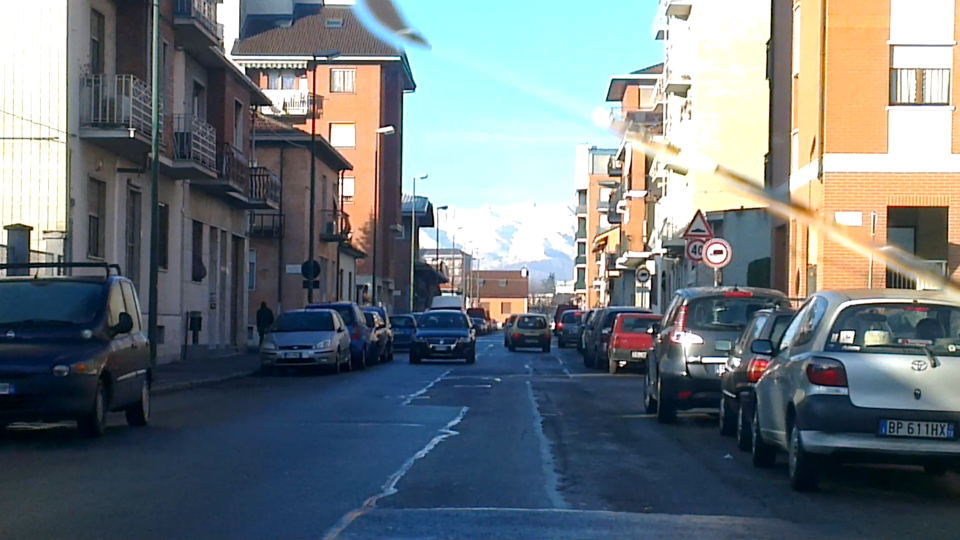
%> input picture frame1.jpg, 1920 x 1080 px (shown at 1/2 size)
$ octave parallel_motion_detection.m   (GNU Octave 9; MATLAB toolbox functions it lacks are replaced by stand-ins)
%> lines starting %> are read from the running program, lines starting %| are printed output that depends on the picture
close all;
clc
I1 = imread('frame1.jpg');
%> I1 is the input picture: size 1080x1920x3 uint8; mean R, G, B 110.5, 119.7, 124.4
I1_Gray = rgb2gray(I1);
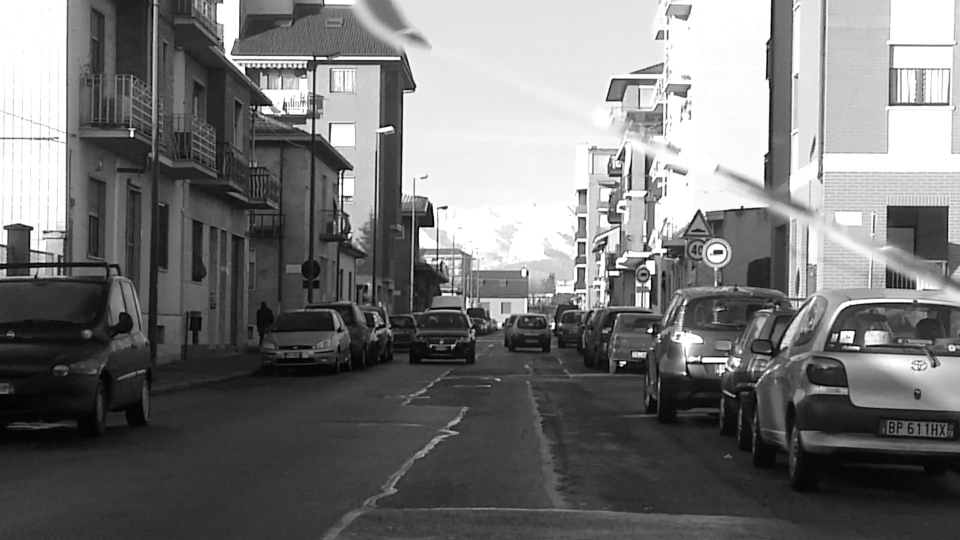
%> I1_Gray: size 1080x1920 uint8 (shown at 1/2 size); min 0, max 255, mean 117.5
[F1 C1] = size(I1_Gray);
%> F1 = 1080; C1 = 1920
% [10 lines of commented-out code are left out]
figure,imshow(I1_Gray);
I2 = imread('frame2.jpg');
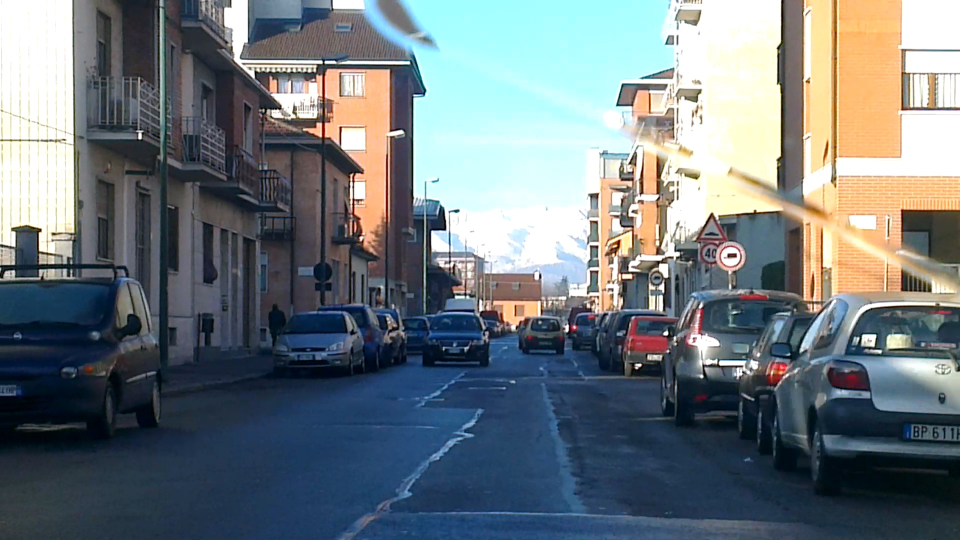
%> input picture frame2.jpg, 1920 x 1080 px (shown at 1/2 size)
%> I2 is the input picture: size 1080x1920x3 uint8; mean R, G, B 110.6, 120, 124.8
I2_Gray = rgb2gray(I2);
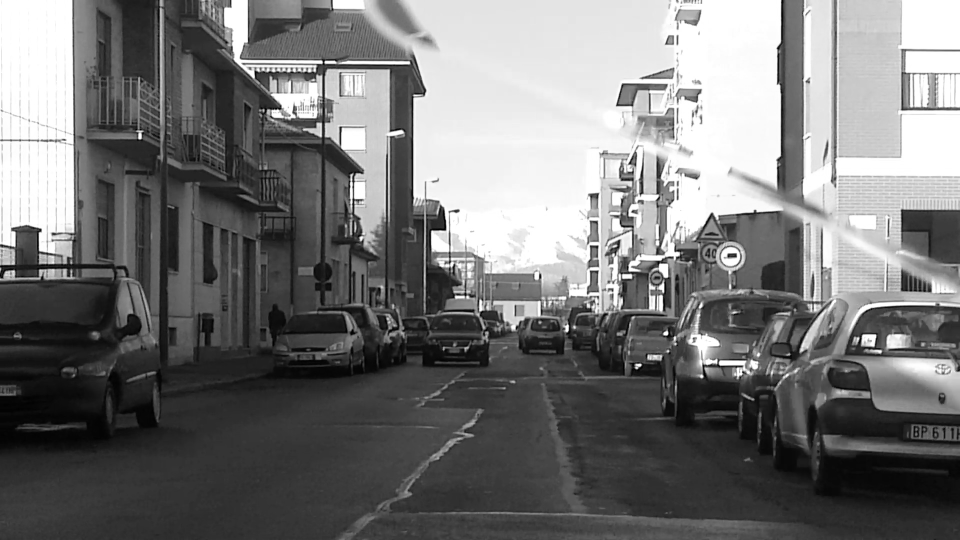
%> I2_Gray: size 1080x1920 uint8 (shown at 1/2 size); min 0, max 255, mean 117.7
[F2 C2] = size(I2_Gray);
%> F2 = 1080; C2 = 1920
% [9 lines of commented-out code are left out]
figure,imshow(I2_Gray);

I3 = I2_Gray;
%> (the run ends here)
